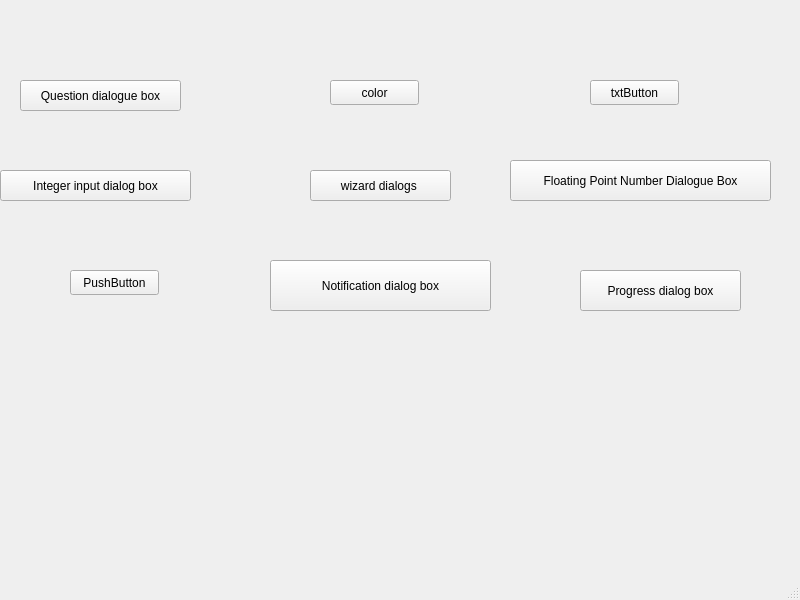
<?xml version="1.0" encoding="UTF-8"?>
<ui version="4.0">
 <class>MainWindow</class>
 <widget class="QMainWindow" name="MainWindow">
  <property name="geometry">
   <rect>
    <x>0</x>
    <y>0</y>
    <width>800</width>
    <height>600</height>
   </rect>
  </property>
  <property name="windowTitle">
   <string>MainWindow</string>
  </property>
  <widget class="QWidget" name="centralwidget">
   <widget class="QPushButton" name="colorButton">
    <property name="geometry">
     <rect>
      <x>330</x>
      <y>80</y>
      <width>89</width>
      <height>25</height>
     </rect>
    </property>
    <property name="text">
     <string>color</string>
    </property>
   </widget>
   <widget class="QPushButton" name="txtButton">
    <property name="geometry">
     <rect>
      <x>590</x>
      <y>80</y>
      <width>89</width>
      <height>25</height>
     </rect>
    </property>
    <property name="text">
     <string>txtButton</string>
    </property>
   </widget>
   <widget class="QPushButton" name="intergerButton">
    <property name="geometry">
     <rect>
      <x>0</x>
      <y>170</y>
      <width>191</width>
      <height>31</height>
     </rect>
    </property>
    <property name="text">
     <string>Integer input dialog box</string>
    </property>
   </widget>
   <widget class="QPushButton" name="Floatingpoint">
    <property name="geometry">
     <rect>
      <x>510</x>
      <y>160</y>
      <width>261</width>
      <height>41</height>
     </rect>
    </property>
    <property name="text">
     <string>Floating Point Number Dialogue Box</string>
    </property>
   </widget>
   <widget class="QPushButton" name="pushButton">
    <property name="geometry">
     <rect>
      <x>70</x>
      <y>270</y>
      <width>89</width>
      <height>25</height>
     </rect>
    </property>
    <property name="text">
     <string>PushButton</string>
    </property>
   </widget>
   <widget class="QPushButton" name="pushButton_2">
    <property name="geometry">
     <rect>
      <x>20</x>
      <y>80</y>
      <width>161</width>
      <height>31</height>
     </rect>
    </property>
    <property name="text">
     <string>Question dialogue box</string>
    </property>
   </widget>
   <widget class="QPushButton" name="pushButton_3">
    <property name="geometry">
     <rect>
      <x>270</x>
      <y>260</y>
      <width>221</width>
      <height>51</height>
     </rect>
    </property>
    <property name="text">
     <string>Notification dialog box</string>
    </property>
   </widget>
   <widget class="QPushButton" name="ProgresButton">
    <property name="geometry">
     <rect>
      <x>580</x>
      <y>270</y>
      <width>161</width>
      <height>41</height>
     </rect>
    </property>
    <property name="text">
     <string>Progress dialog box</string>
    </property>
   </widget>
   <widget class="QPushButton" name="pushButton_4">
    <property name="geometry">
     <rect>
      <x>310</x>
      <y>170</y>
      <width>141</width>
      <height>31</height>
     </rect>
    </property>
    <property name="text">
     <string>wizard dialogs </string>
    </property>
   </widget>
  </widget>
  <widget class="QMenuBar" name="menubar">
   <property name="geometry">
    <rect>
     <x>0</x>
     <y>0</y>
     <width>800</width>
     <height>28</height>
    </rect>
   </property>
  </widget>
  <widget class="QStatusBar" name="statusbar"/>
 </widget>
 <resources/>
 <connections/>
</ui>
